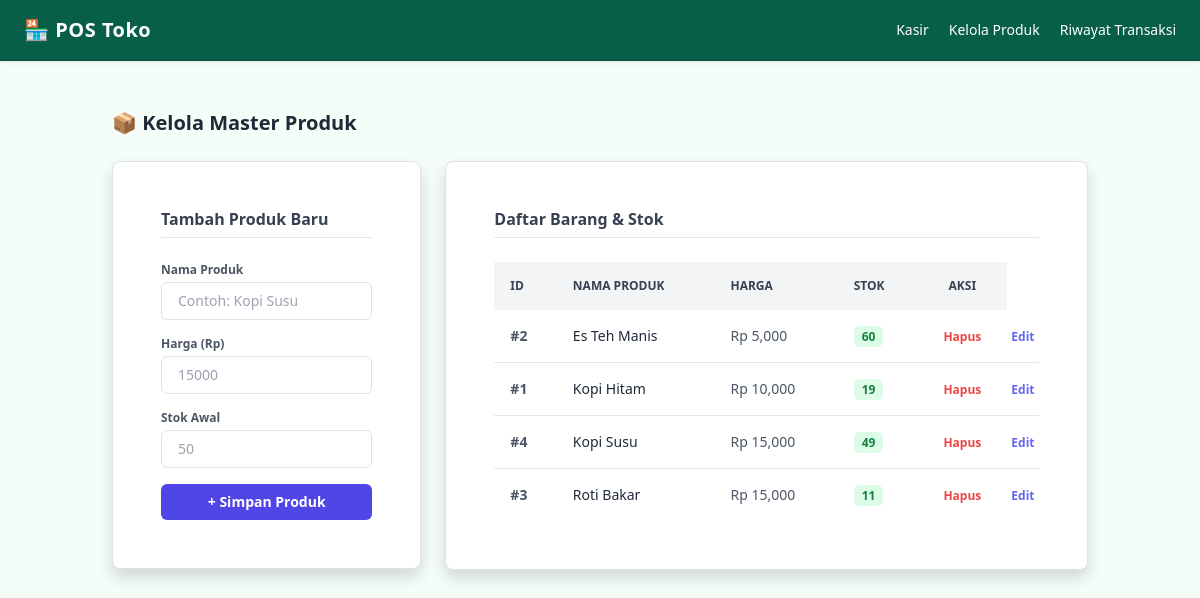
Screenshot of /produk with the database file from the repository.
### tables this page shows
CREATE TABLE produk (
    id INTEGER PRIMARY KEY AUTOINCREMENT,
    nama TEXT NOT NULL,
    harga INTEGER NOT NULL,
    stok INTEGER NOT NULL
);

### app.py (the view)
@app.route('/produk')
def produk():
    conn = get_db_connection()
    produk_list = conn.execute('SELECT * FROM produk ORDER BY nama').fetchall()
    conn.close()
    return render_template('produk.html', produk=produk_list)

### app.py (called while the page is built)
def get_db_connection():
    conn = sqlite3.connect(DATABASE)
    conn.row_factory = sqlite3.Row
    return conn

### templates/produk.html (shortened to what this page needs)
{% extends 'base.html' %}
{% block content %}
<div class="container mx-auto mt-6 px-4">
    <div class="flex justify-between items-center mb-6">
        <h2 class="text-xl font-bold text-gray-800">📦 Kelola Master Produk</h2>
    </div>
    <div class="grid grid-cols-1 lg:grid-cols-3 gap-6">
        <div class="bg-white p-5 rounded-lg shadow border h-fit">
            <h3 class="font-bold text-gray-700 mb-4 border-b pb-2">Tambah Produk Baru</h3>
            <form action="{{ url_for('tambah_produk') }}" method="POST" class="space-y-4">
                <div>
                    <label class="block text-xs font-semibold text-gray-600 mb-1">Nama Produk</label>
                    <input type="text" name="nama_produk" required placeholder="Contoh: Kopi Susu"
                        class="w-full px-3 py-2 border rounded text-sm focus:outline-none focus:ring-2 focus:ring-indigo-500">
                </div>
                <div>
                    <label class="block text-xs font-semibold text-gray-600 mb-1">Harga (Rp)</label>
                    <input type="number" name="harga" required placeholder="15000"
                        class="w-full px-3 py-2 border rounded text-sm focus:outline-none focus:ring-2 focus:ring-indigo-500">
                </div>
                <div>
                    <label class="block text-xs font-semibold text-gray-600 mb-1">Stok Awal</label>
                    <input type="number" name="stok" required placeholder="50"
                        class="w-full px-3 py-2 border rounded text-sm focus:outline-none focus:ring-2 focus:ring-indigo-500">
                </div>
                <button type="submit"
                    class="w-full bg-indigo-600 text-white font-bold py-2 rounded hover:bg-indigo-700 text-sm transition">
                    + Simpan Produk
                </button>
            </form>
        </div>
        <div class="lg:col-span-2 bg-white p-5 rounded-lg shadow border">
            <h3 class="font-bold text-gray-700 mb-4 border-b pb-2">Daftar Barang & Stok</h3>
            <div class="overflow-x-auto">
                <table class="w-full text-left text-sm text-gray-600">
                    <thead class="bg-gray-100 text-gray-700 uppercase text-xs">
                        <tr>
                            <th class="p-3">ID</th>
                            <th class="p-3">Nama Produk</th>
                            <th class="p-3">Harga</th>
                            <th class="p-3">Stok</th>
                            <th class="p-3 text-center">Aksi</th>
                        </tr>
                    </thead>
                    <tbody class="divide-y">
                        {% for p in produk %}
                        <tr class="hover:bg-gray-50">
                            <td class="p-3 font-semibold">#{{ p.id }}</td>
                            <td class="p-3 font-medium text-gray-800">{{ p.nama }}</td>
                            <td class="p-3">Rp {{ "{:,}".format(p.harga) }}</td>
                            <td class="p-3">
                                {% if p.stok > 0 %}
                                <span class="px-2 py-0.5 text-xs font-semibold text-green-700 bg-green-100 rounded">{{
                                    p.stok }}</span>
                                {% else %}
                                <span
                                    class="px-2 py-0.5 text-xs font-semibold text-red-700 bg-red-100 rounded">Habis</span>
                                {% endif %}
                            </td>
                            <td class="p-3 text-center">
                                <a href="{{ url_for('hapus_produk', id=p.id) }}"
                                    onclick="return confirm('Yakin ingin menghapus produk ini?')"
                                    class="text-xs text-red-500 hover:underline font-semibold">Hapus</a>
                            </td>
                            <td class="text-center">
                                <button type="button" class="text-xs text-indigo-500 hover:underline font-semibold"
                                    data-bs-toggle="modal" data-bs-target="#modalEdit{{ p.id }}">
                                    Edit
                                </button>
                            </td>
                        </tr>
                        {% else %}
                        <tr>
                            <td colspan="5" class="p-4 text-center text-gray-400">Belum ada produk di database.</td>
                        </tr>
                        {% endfor %}
                    </tbody>
                </table>
            </div>
        </div>
    </div>
</div>
{% endblock %}

### rows the page displays
produk: id "2", nama "Es Teh Manis", harga "5,000", stok "60"
produk: id "1", nama "Kopi Hitam", harga "10,000", stok "19"
produk: id "4", nama "Kopi Susu", harga "15,000", stok "49"
produk: id "3", nama "Roti Bakar", harga "15,000", stok "11"
